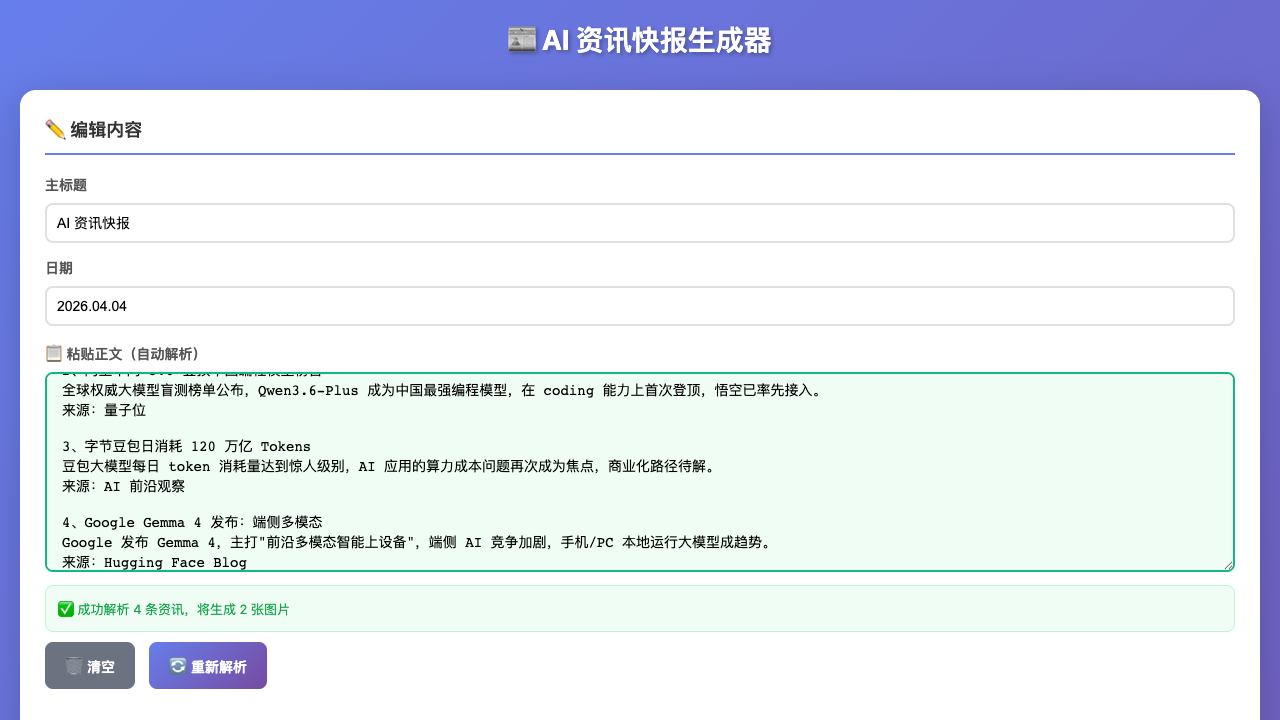
#> input picture ai-news-generator-test.png, 1280 x 720 px
$ python slice_design.py ../../../ai-news-generator-test.png out.png
#> lines starting #> are read from the running program, lines starting #| are printed output that depends on the picture
#!/usr/bin/env python3
"""
Design Image Slicer
-------------------
Slices a UI design image into reusable assets (Header, Card, Wave).
This script detects the white card area and extracts the surrounding elements.
"""

import os
import sys
from PIL import Image

def slice_design_image(image_path, output_dir):
#> called with image_path = '../../../ai-news-generator-test.png', output_dir = 'out.png'
    print(f"🔪 Starting slice for: {image_path}")

    if not os.path.exists(image_path):
        print("❌ Image not found.")
        return

    img = Image.open(image_path)
#> img is the input picture: PIL image 1280x720 RGB; mean R, G, B 220.3, 227, 239.7
    w, h = img.size
#> w = 1280; h = 720
    print(f"📐 Dimensions: {w}x{h}")
#| 📐 Dimensions: 1280x720

    os.makedirs(output_dir, exist_ok=True)

    # 1. Detect the White Card Area (Improved)
    # Scan the center column for the longest continuous segment of white pixels.

    best_start = -1
    best_end = -1
    max_len = 0

    current_start = -1
    current_len = 0

    for y in range(h):
        pixel = img.getpixel((w // 2, y))
        # White threshold
        is_white = all(c > 240 for c in pixel[:3])

        if is_white:
            if current_start == -1:
                current_start = y
            current_len += 1
        else:
            if current_len > max_len:
                max_len = current_len
                best_start = current_start
                best_end = current_start + current_len
            current_start = -1
            current_len = 0
#> this loop made 720 passes
#> (pixel, is_white) on passes 1 to 12: ((104, 116, 221), False), ((105, 117, 221), False), ((105, 116, 221), False), ((105, 117, 221), False), ((104, 116, 220), False), ((105, 117, 221), False), ((105, 116, 221), False), ((105, 117, 221), False), ((104, 116, 220), False), ((105, 117, 221), False), ((105, 116, 220), False), ((105, 117, 221), False)
#> is_white on passes 61 to 66: False, False, False, False, False, False
#> after the loop, best_end = 153; best_start = 90; max_len = 63

    if current_len > max_len: # Check last segment
        best_start = current_start
#> best_start = 632
        best_end = current_start + current_len
#> best_end = 720

    if best_start != -1:
        card_top = best_start
#> card_top = 632
        card_bottom = best_end
#> card_bottom = 720
    else:
        # Fallback to rough estimation if detection fails
        card_top = int(h * 0.25)
        card_bottom = int(h * 0.85)

    # Refined bounds
    header_h = card_top
#> header_h = 632
    wave_h = h - card_bottom
#> wave_h = 0

    print(f"📍 Detected Header Height: {header_h}")
#| 📍 Detected Header Height: 632
    print(f"📍 Detected Card Y-Range: {card_top} - {card_bottom}")
#| 📍 Detected Card Y-Range: 632 - 720

    # 2. Slice Assets

    # A. Header (Background + Globe)
    header_img = img.crop((0, 0, w, header_h + 100)) # +100 for overlap
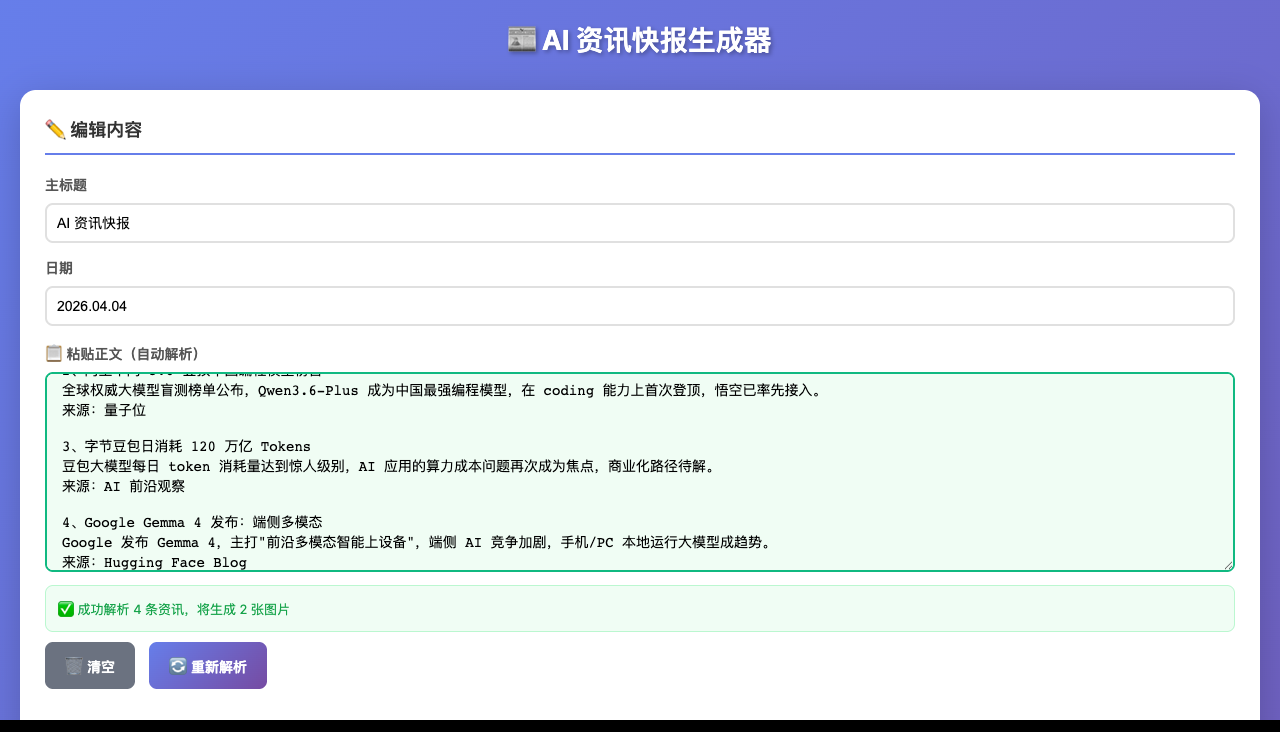
#> header_img: PIL image 1280x732 RGB; mean R, G, B 216.7, 223.3, 235.7
    header_img.save(os.path.join(output_dir, "header_bg.png"))

    # B. The Card (Template for news)
    card_img = img.crop((0, card_top, w, card_bottom))
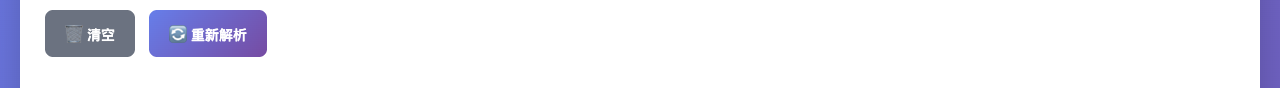
#> card_img: PIL image 1280x88 RGB; mean R, G, B 238.7, 238.5, 246.1
    card_img.save(os.path.join(output_dir, "card_template.png"))

    # C. The Wave (Footer)
    wave_img = img.crop((0, card_bottom, w, h))
#> (the run stopped early here; a loop or call above may not have finished)

$ run again, on ai-news-generator-v3.png
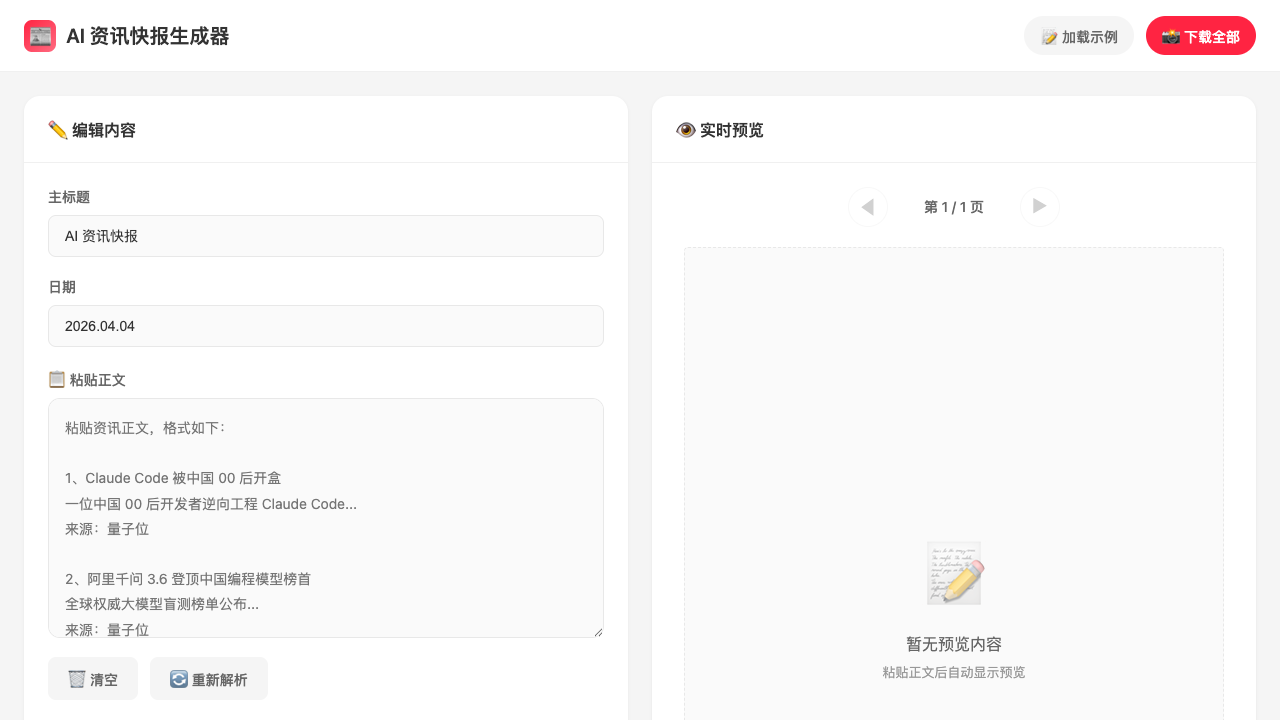
#> input picture ai-news-generator-v3.png, 1280 x 720 px
#> in slice_design_image, img is the input picture: PIL image 1280x720 RGB; mean R, G, B 249.4, 248.5, 248.5
#| 📐 Dimensions: 1280x720
#> the loop in slice_design_image, `for y in range(h):` made 720 passes
#> is_white on passes 1 to 8: True, True, True, True, True, True, True, True
#> after the loop in slice_design_image, `for y in range(h):`: best_end = 71; best_start = 0; max_len = 71
#> in slice_design_image, `best_start = current_start`: best_start = 72
#> in slice_design_image, `best_end = current_start + current_len`: best_end = 720
#> card_top = 72
#> card_bottom = 720
#> header_h = 72
#> wave_h = 0
#| 📍 Detected Header Height: 72
#| 📍 Detected Card Y-Range: 72 - 720
#> in slice_design_image, `header_img = img.crop((0, 0, w, header_h + 100))`:
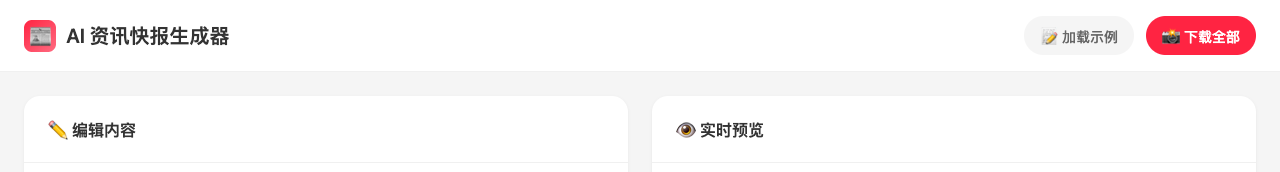
#> header_img: PIL image 1280x172 RGB; mean R, G, B 250.1, 246.2, 246.6
#> in slice_design_image, `card_img = img.crop((0, card_top, w, card_bottom))`:
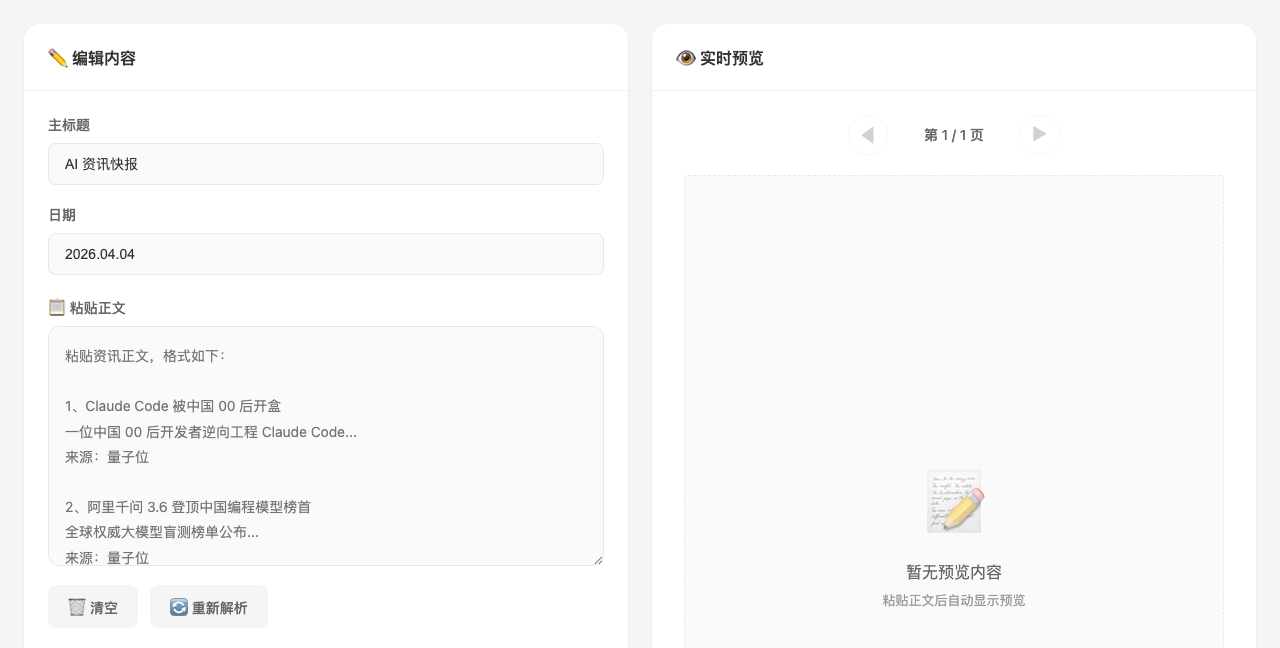
#> card_img: PIL image 1280x648 RGB; mean R, G, B 249.3, 249.3, 249.3

$ run again, on browser_status.png
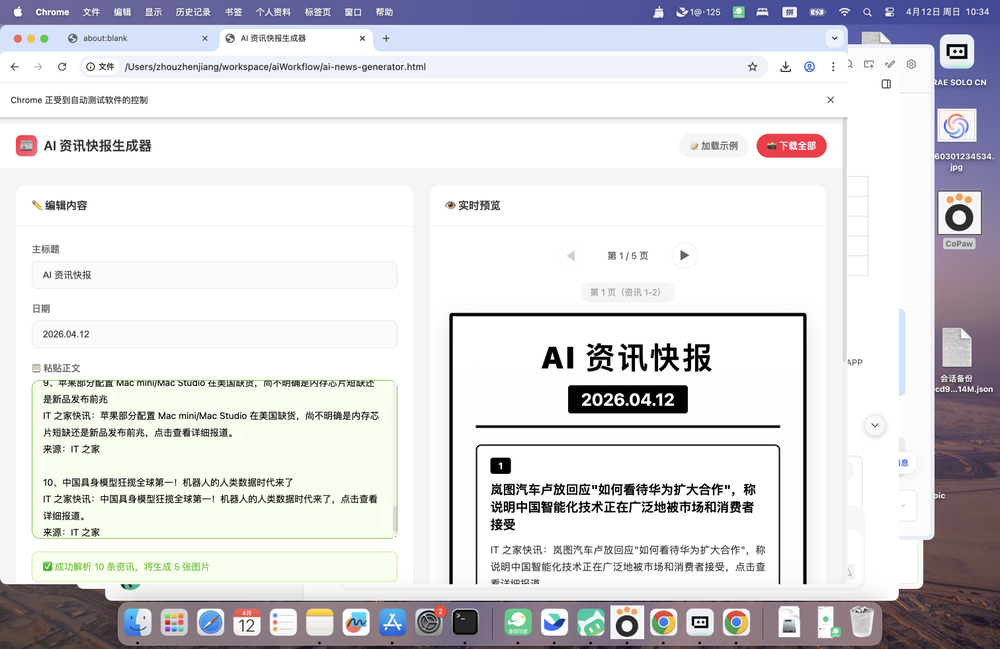
#> input picture browser_status.png, 1000 x 649 px, shrunk from 1512 x 982 before the run
#> in slice_design_image, img is the input picture: PIL image 1000x649 RGB; mean R, G, B 217.9, 217.5, 220.5
#| 📐 Dimensions: 1000x649
#> the loop in slice_design_image, `for y in range(h):` made 649 passes
#> (pixel, is_white) on passes 1 to 8: ((84, 87, 154), False), ((84, 88, 155), False), ((84, 88, 154), False), ((84, 87, 155), False), ((84, 87, 154), False), ((84, 87, 154), False), ((84, 87, 154), False), ((84, 87, 154), False)
#> after the loop in slice_design_image, `for y in range(h):`: best_end = 425; best_start = 317; max_len = 108
#> card_top = 317
#> card_bottom = 425
#> header_h = 317
#> wave_h = 224
#| 📍 Detected Header Height: 317
#| 📍 Detected Card Y-Range: 317 - 425
#> in slice_design_image, `card_img = img.crop((0, card_top, w, card_bottom))`:
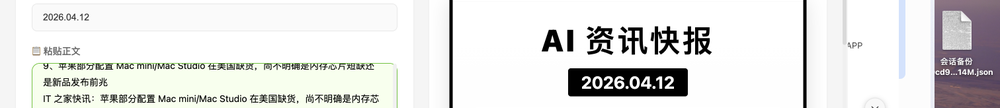
#> card_img: PIL image 1000x108 RGB; mean R, G, B 225.9, 225.9, 224.6
#> in slice_design_image, `wave_img = img.crop((0, card_bottom, w, h))`:
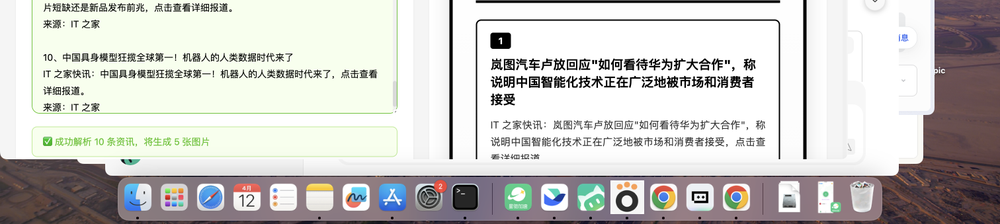
#> wave_img: PIL image 1000x224 RGB; mean R, G, B 202.2, 200.9, 198

$ run again, on check_download.png
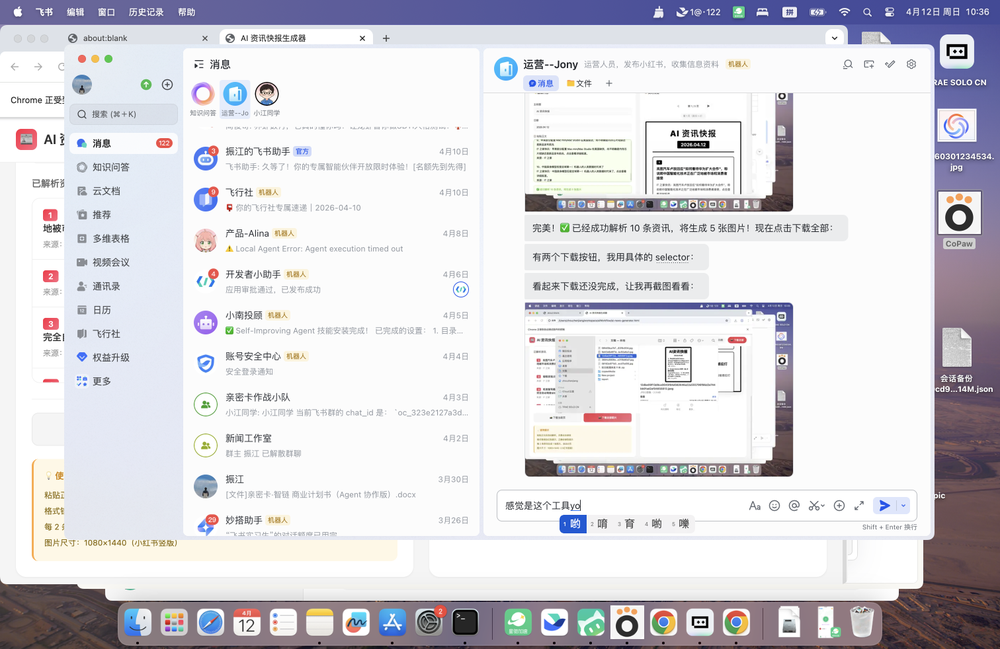
#> input picture check_download.png, 1000 x 649 px, shrunk from 1512 x 982 before the run
#> in slice_design_image, img is the input picture: PIL image 1000x649 RGB; mean R, G, B 216.7, 215.5, 221
#| 📐 Dimensions: 1000x649
#> the loop in slice_design_image, `for y in range(h):` made 649 passes
#> (pixel, is_white) on passes 1 to 8: ((84, 87, 154), False), ((84, 88, 155), False), ((84, 88, 154), False), ((84, 87, 155), False), ((84, 87, 154), False), ((84, 87, 154), False), ((84, 87, 154), False), ((84, 87, 154), False)
#> after the loop in slice_design_image, `for y in range(h):`: best_end = 489; best_start = 93; max_len = 396
#> card_top = 93
#> card_bottom = 489
#> header_h = 93
#> wave_h = 160
#| 📍 Detected Header Height: 93
#| 📍 Detected Card Y-Range: 93 - 489
#> in slice_design_image, `card_img = img.crop((0, card_top, w, card_bottom))`:
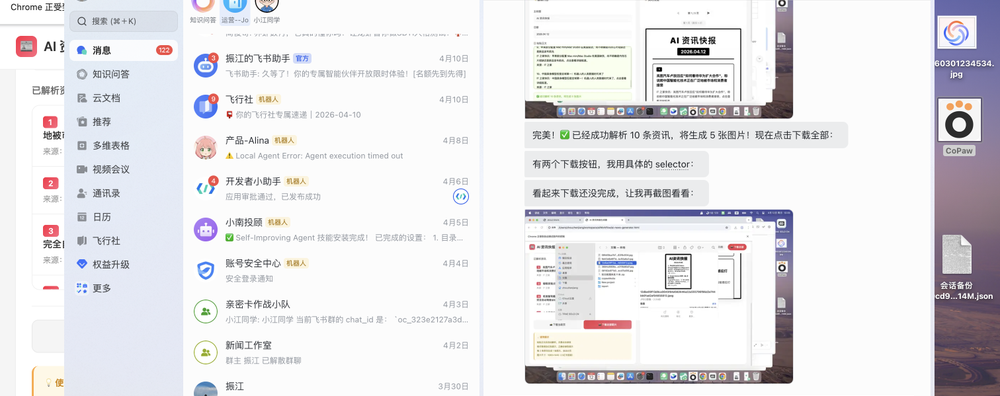
#> card_img: PIL image 1000x396 RGB; mean R, G, B 230, 229.2, 232.4
#> in slice_design_image, `wave_img = img.crop((0, card_bottom, w, h))`:
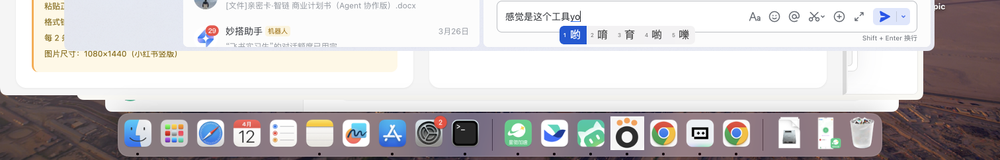
#> wave_img: PIL image 1000x160 RGB; mean R, G, B 199.6, 195.5, 196.8
